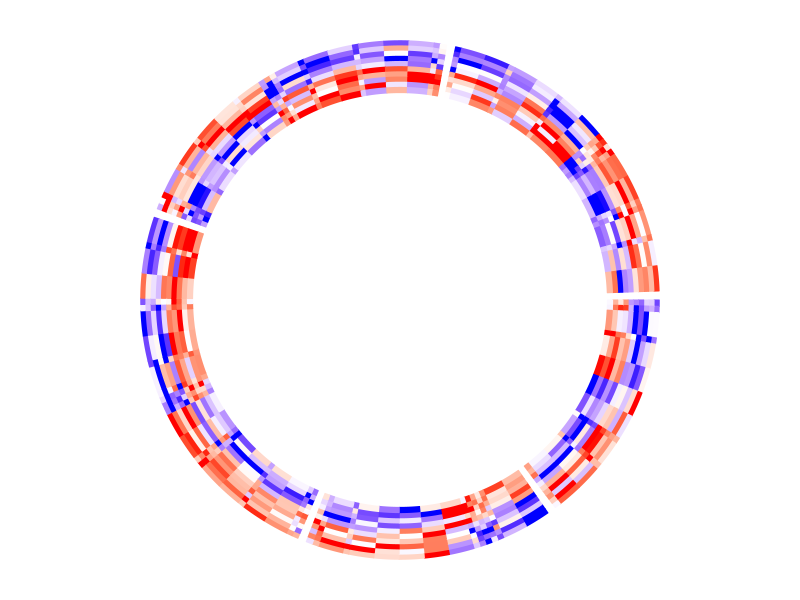
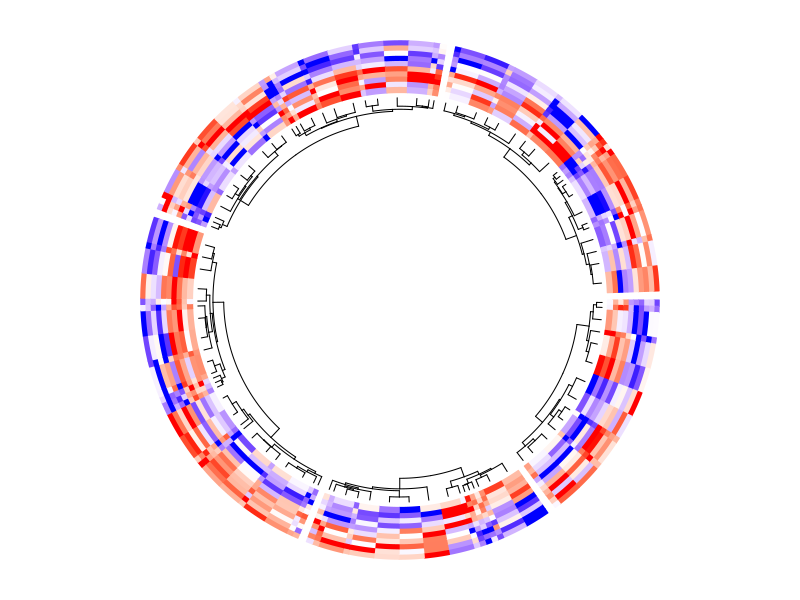
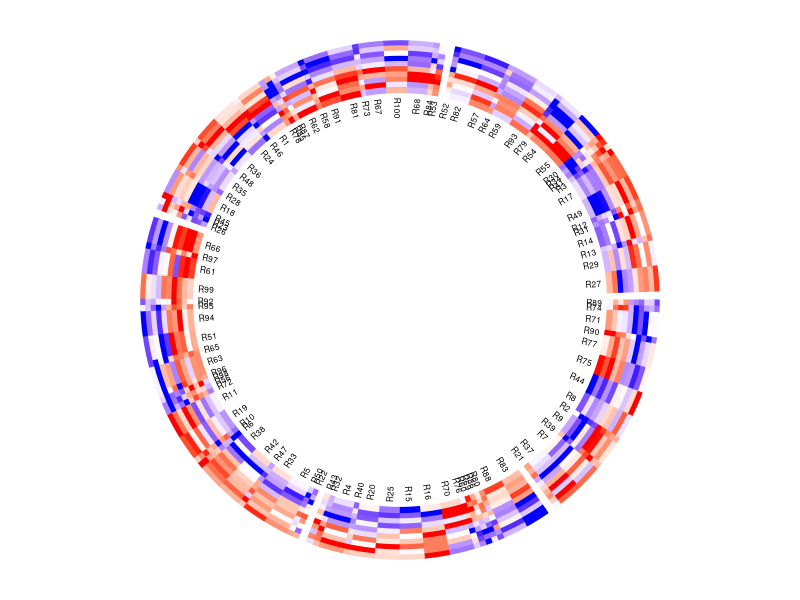
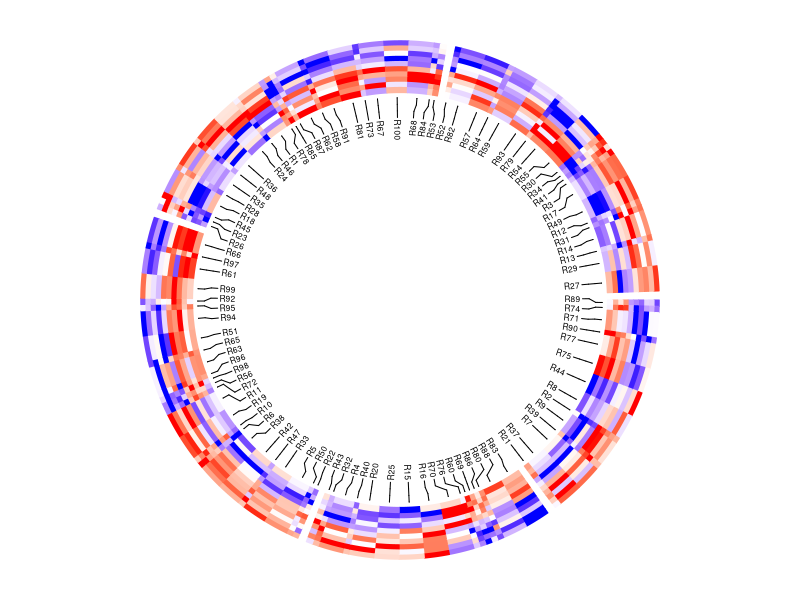
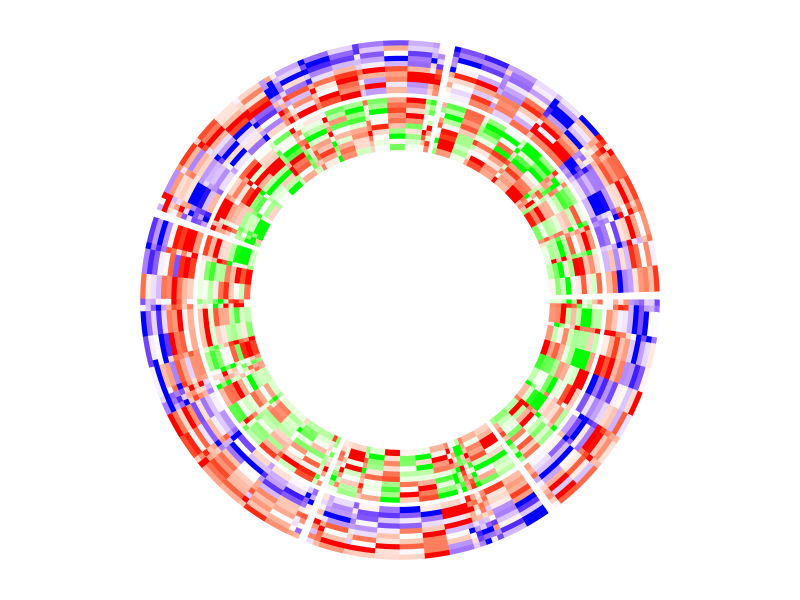
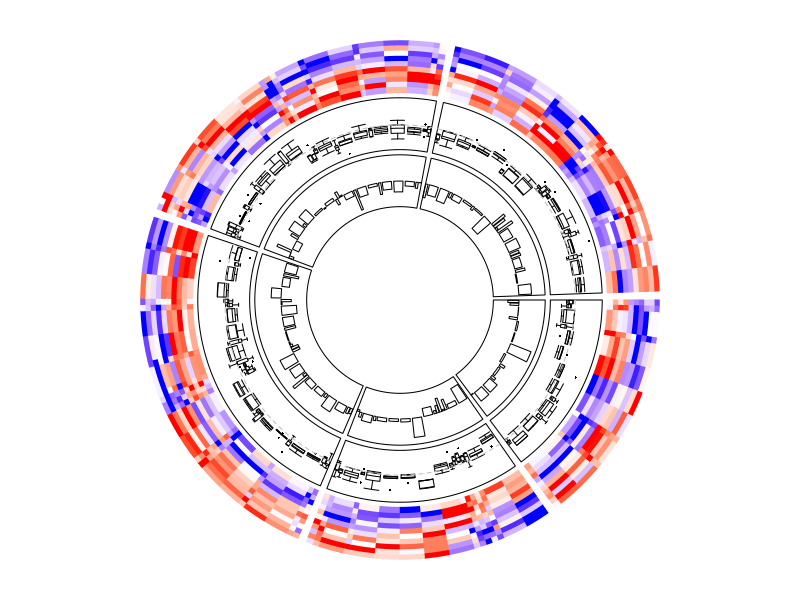

The R source for these figures, in order:
## ---- chunk 1
library(knitr)
knitr::opts_chunk$set(
    error = FALSE,
    tidy  = FALSE,
    message = FALSE,
    warning = FALSE,
    fig.width = 6,
    fig.height = 6,
    fig.align = "center"
)
library(GetoptLong)
options(digits = 4)
## ---- chunk 2
library(circlize)
set.seed(123)
mat1 = rbind(cbind(matrix(rnorm(50*5, mean = 1), nr = 50), 
                   matrix(rnorm(50*5, mean = -1), nr = 50)),
             cbind(matrix(rnorm(50*5, mean = -1), nr = 50), 
                   matrix(rnorm(50*5, mean = 1), nr = 50))
            )
rownames(mat1) = paste0("R", 1:100)
colnames(mat1) = paste0("C", 1:10)
mat1 = mat1[sample(100, 100), ] # randomly permute rows
split = sample(letters[1:5], 100, replace = TRUE)
split = factor(split, levels = letters[1:5])
col_fun1 = colorRamp2(c(-2, 0, 2), c("blue", "white", "red"))
## ---- chunk 3
circos.heatmap(mat1, split = split, col = col_fun1, cell_width = rep(c(1, 4), 50))
circos.clear()
## ---- chunk 4
circos.heatmap(mat1, split = split, col = col_fun1, dend.side = "inside", 
	cell_width = rep(c(1, 4), 50))
circos.clear()
## ---- chunk 5
circos.heatmap(mat1, split = split, col = col_fun1, rownames.side = "inside", 
	cell_width = rep(c(1, 4), 50))
circos.clear()
## ---- chunk 6
circos.heatmap(mat1, split = split, col = col_fun1, cell_width = rep(c(1, 4), 50))
circos.labels(labels = rownames(mat1), cex = 0.5)
circos.clear()
## ---- chunk 7
mat2 = mat1[sample(100, 100), ] # randomly permute mat1 by rows
col_fun2 = colorRamp2(c(-2, 0, 2), c("green", "white", "red"))

circos.heatmap(mat1, split = split, col = col_fun1, cell_width = rep(c(1, 4), 50))
circos.heatmap(mat2, col = col_fun2)
circos.clear()
## ---- chunk 8
circos.heatmap(mat1, split = split, col = col_fun1, cell_width = rep(c(1, 4), 50))
circos.track(ylim = range(mat1), panel.fun = function(x, y) {
    m = mat1[CELL_META$subset, 1:5, drop = FALSE]
    n = nrow(m)

    circos.boxplot(t(m), pos = CELL_META$cell_middle, 
    	box_width = CELL_META$cell_width*0.8, pch = 16, cex = 0.3)
    circos.lines(CELL_META$cell.xlim, c(0, 0), lty = 2, col = "grey")
}, cell.padding = c(0.02, 0, 0.02, 0))

circos.track(ylim = range(mat1[, 1]), panel.fun = function(x, y) {
	x = mat1[CELL_META$subset, 1]
    circos.barplot(x, pos = CELL_META$cell_middle, 
    	bar_width = CELL_META$cell_width*0.8)
}, cell.padding = c(0.02, 0, 0.02, 0))
circos.clear()
## ---- chunk 9
sessionInfo()
